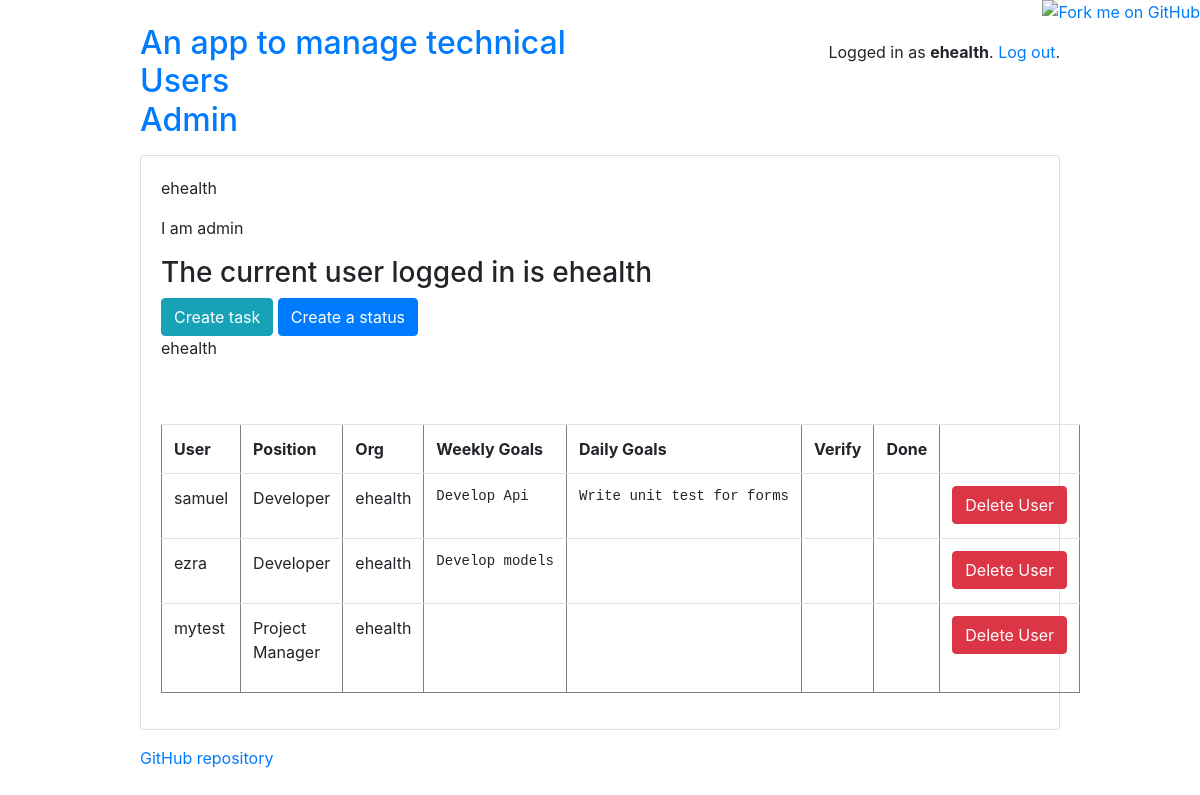
Page /home/ (signed in) on the committed database.
### myapp/models.py (models this page shows, shortened)
class Users(AbstractUser):
    is_user = models.BooleanField(default=False)
    is_admin = models.BooleanField(default=False)

class Admin(models.Model):
    user = models.OneToOneField(
        Users, on_delete=models.CASCADE, primary_key=True, related_name='admin')
    organization = models.CharField(max_length=255, blank=True)
    def __str__(self):
        return self.organization

class ScrummyUser(models.Model):
    user = models.OneToOneField(
        Users, on_delete=models.CASCADE, primary_key=True, related_name='scrummyuser')
    role = models.CharField(max_length=100, choices=role,
                            blank=True, null=True, default='DEV')
    org = models.ForeignKey(Admin, max_length=255, on_delete=models.CASCADE)
    def get_day(self):
        var = GoalStatus.objects.get(id=2)
        return self.scrummygoals_set.filter(target_name_id=var)
    def get_week(self):
        var = GoalStatus.objects.get(id=1)
        return self.scrummygoals_set.filter(target_name_id=var)
    def get_verify(self):
        var = GoalStatus.objects.get(id=3)
        return self.scrummygoals_set.filter(target_name_id=var)
    def get_done(self):
        var = GoalStatus.objects.get(id=4)
        return self.scrummygoals_set.filter(target_name_id=var)

class ScrummyGoals(models.Model):
    user_name = models.ForeignKey(ScrummyUser, on_delete=models.CASCADE)
    task = models.CharField(max_length=200)
    target_name = models.ForeignKey(
        GoalStatus, on_delete=models.CASCADE, default=1, related_name="scrummygoals")

### myapp/views.py (the view)
# urls.py: 2. Add a URL to urlpatterns:  path('', views.home, name='home')
def home(request):
    try:
        users = Users.objects.all().select_related('scrummyuser')
        num_user = ScrummyUser.objects.all()
        task = GoalStatus.objects.all()
        con = {'user':num_user, 'task':task, 'users':users}
        return render(request, 'myapp/home.html', con)
    except ScrummyUser.DoesNotExist as e:
        raise Http404("Object does not exist")

### myapp/templates/myapp/home.html (shortened to what this page needs)
{% extends 'base.html' %}
{% block content %}
<p>{{request.user.username}}</p>
{% if request.user.is_admin %}
<p>I am admin</p>
{% else %}
<p>I am User</p>
{% endif %}
   <h3>The current user logged in is {{ request.user.username }}</h3>
    {% if request.user.is_admin %}
    <a type="button" class="btn btn-info" href="{% url 'myapp:add_task' %}">Create task</a>
    <a type="button" class="btn btn-primary" href="{% url 'myapp:add_status' %}">Create a status</a>
<p>{{request.user.admin.organization}}</p>
    {% endif %}
    <br><br>
    <table class="table" border="1">
       <tr>
           <th>User</th>
            <th>Position</th>
           <th>Org</th>
           <th>Weekly Goals</th>
           <th>Daily Goals</th>
           <th>Verify</th>
           <th>Done</th>
           {% if request.user.is_admin %}
           <th></th>
           {% endif %}
       </tr>
        {% for name in user %}
            {% if request.user.scrummyuser.org == name.org or request.user.admin == name.org %}
            <tr>
                <td>
                    <a>{{name.user.username}}</a>
                </td>
                <td>
                    {% if name.role == 'PR' %}
                    <p>Project Manager</p>
                    {% endif %}
                    {% if name.role == 'DEV' %}
                    <p>Developer</p>
                    {% endif %}
                </td>
                <td>{{name.org}}</td>
                <td>
                     {% for foo in name.get_week %}
                        <a href="{% url 'myapp:move_goal' foo.id %}"><pre>{{ foo.task }}</pre></a>
                    {% endfor %}
                </td>
                <td>
                    {% for foo in name.get_day %}
                        <a href="{% url 'myapp:move_goal' foo.id %}"><pre>{{ foo.task }}</pre></a>
                    {% endfor %}
                </td>
                <td>
                </td>
                <td>
                </td>
                {% if request.user.is_admin %}
                <td>
                    <a type="button" class="btn btn-danger" href="{% url 'myapp:user_delete' name.pk %}">Delete User</a>
                </td>
                {% endif %}
            </tr>
    {% endif %}
        {% endfor %}
    </table>
{% endblock %}

### myapp/templates/base.html (shortened to what this page needs)
{% load static %}<!doctype html>
<html lang="en">
  <head>
    <link rel="stylesheet" type="text/css" href="{% static 'css/bootstrap.min.css' %}">
  </head>
  <body>
    <a href="https://github.com/sibtc/django-multiple-user-types-example"><img style="position: absolute; top: 0; right: 0; border: 0;" src="https://camo.githubusercontent.com/38ef81f8aca64bb9a64448d0d70f1308ef5341ab/68747470733a2f2f73332e616d617a6f6e6177732e636f6d2f6769746875622f726962626f6e732f666f726b6d655f72696768745f6461726b626c75655f3132313632312e706e67" alt="Fork me on GitHub" data-canonical-src="https://s3.amazonaws.com/github/ribbons/forkme_right_darkblue_121621.png"></a>
    <div class="container my-4">
      <div class="row justify-content-center">
        <div class="col-md-10 col-sm-12">
          <div class="row">
            <div class="col-6">
              <h2 class="logo">
                <a href="{% url 'myapp:index' %}">
                  An app to manage technical Users
                  {% if request.user.is_authenticated %}
                    {% if request.user.is_admin %}
                      <p>Admin</p>
                    {% else %}
                      <span class="icon-graduation-cap" data-toggle="tooltip" data-placement="right" title="Student profile"></span>
                      <p>User</p>
                    {% endif %}
                  {% endif %}
                </a>
              </h2>
            </div>
            <div class="col-6 text-right">
              {% if request.user.is_authenticated %}
                <p class="pt-3">Logged in as <strong>{{ request.user.username }}</strong>. <a href="{% url 'logout' %}">Log out</a>.</p>
              {% else %}
                <a href="{% url 'login' %}" class="btn btn-light" role="button">Log in</a>
                {% comment %} <a href="{% url 'signup' %}" class="btn btn-primary" role="button">Sign up</a> {% endcomment %}
              {% endif %}
            </div>
          </div>
          <div class="card mb-3">
            <div class="card-body">
              {% block content %}
              {% endblock %}
            </div>
          </div>
          <footer>
            <a href="https://github.com/Akoh1/task-manager">GitHub repository</a>
          </footer>
        </div>
      </div>
    </div>
  </body>
</html>

### rows in the picture
Users: user.username "ehealth", user.admin.organization "ehealth"
ScrummyUser: user.username "samuel", role "Developer", org "ehealth"
ScrummyGoals: task "Develop Api"
ScrummyGoals: task "Write unit test for forms"
ScrummyUser: user.username "ezra", role "Developer", org "ehealth"
ScrummyGoals: task "Develop models"
ScrummyUser: user.username "mytest", role "Project Manager", org "ehealth"
